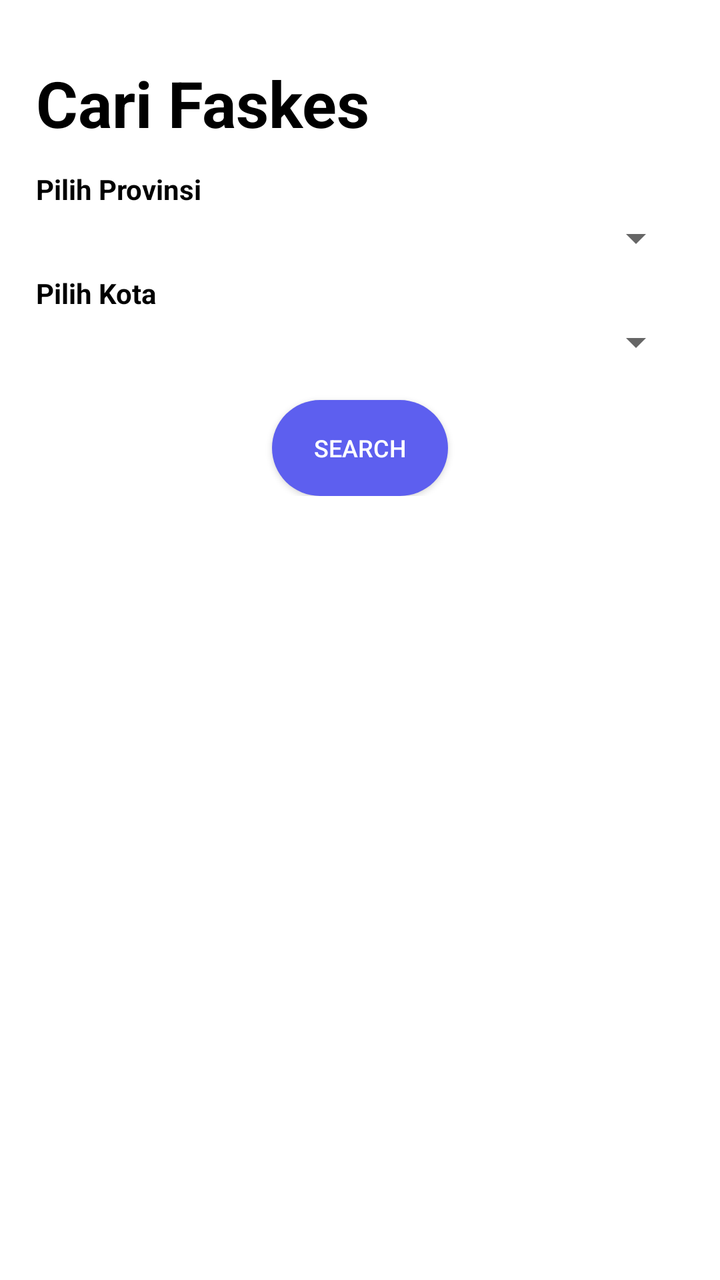
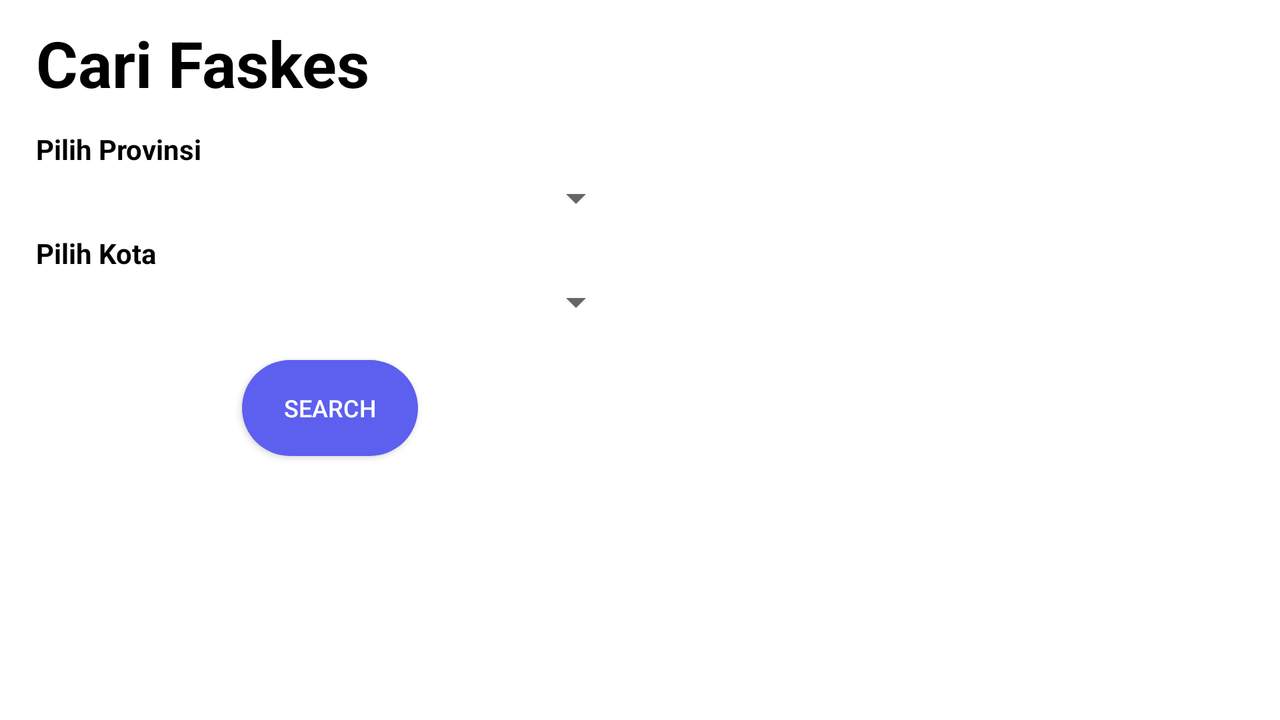

One screen, two layout resources from the same app: the default and the repository's alternative for another configuration. Each is rendered where Android would select it; the XML of both is given below.
<!-- AndroidManifest.xml: application theme Theme.PerluDilindungi -->
<!-- res/layout/fragment_faskes.xml -->
<?xml version="1.0" encoding="utf-8"?>
<androidx.constraintlayout.widget.ConstraintLayout xmlns:android="http://schemas.android.com/apk/res/android"
    xmlns:app="http://schemas.android.com/apk/res-auto"
    xmlns:tools="http://schemas.android.com/tools"
    android:layout_width="match_parent"
    android:layout_height="match_parent"
    android:layout_marginTop="30dp"
    android:layout_marginHorizontal="10dp"
    tools:context=".ui.faskes.FaskesFragment">

    <LinearLayout
        android:id="@+id/linearLayout_faskes_search"
        android:layout_width="match_parent"
        android:layout_height="wrap_content"
        android:orientation="vertical"
        app:layout_constraintEnd_toEndOf="parent"
        app:layout_constraintStart_toStartOf="parent"
        app:layout_constraintTop_toTopOf="parent">

        <TextView
            android:id="@+id/lbl_faskes_search"
            android:layout_width="match_parent"
            android:layout_height="wrap_content"
            android:layout_marginStart="8dp"
            android:layout_marginEnd="8dp"
            android:text="Cari Faskes"
            android:textColor="@color/black"
            android:textSize="32sp"
            android:textStyle="bold" />

        <TextView
            android:id="@+id/lbl_provinsi"
            android:layout_width="match_parent"
            android:layout_height="wrap_content"
            android:layout_marginStart="8dp"
            android:layout_marginTop="12dp"
            android:layout_marginEnd="8dp"
            android:text="Pilih Provinsi"
            android:textColor="@color/black"
            android:textStyle="bold" />

        <Spinner
            android:id="@+id/spinner_province"
            android:layout_width="match_parent"
            android:layout_height="wrap_content"
            android:layout_marginStart="8dp"
            android:layout_marginTop="3dp"
            android:layout_marginEnd="8dp"
            android:textAlignment="center" />

        <TextView
            android:id="@+id/lbl_kota"
            android:layout_width="match_parent"
            android:layout_height="wrap_content"
            android:layout_marginStart="8dp"
            android:layout_marginTop="6dp"
            android:layout_marginEnd="8dp"
            android:text="Pilih Kota"
            android:textColor="@color/black"
            android:textStyle="bold" />

        <Spinner
            android:id="@+id/spinner_city"
            android:layout_width="match_parent"
            android:layout_height="wrap_content"
            android:layout_marginStart="8dp"
            android:layout_marginTop="3dp"
            android:layout_marginEnd="8dp"
            android:textAlignment="center" />

        <androidx.appcompat.widget.AppCompatButton
            android:id="@+id/btn_search_faskes"
            android:layout_width="wrap_content"
            android:layout_height="wrap_content"
            android:layout_marginTop="17dp"
            android:background="@drawable/roundedbuttonpurple"
            android:paddingHorizontal="15dp"
            android:layout_gravity="center"
            android:text="Search"
            android:textColor="@color/white"
            android:textSize="12sp" />

    </LinearLayout>

    <androidx.recyclerview.widget.RecyclerView
        android:id="@+id/recyclerView_faskes"
        android:layout_width="match_parent"
        android:layout_height="wrap_content"
        android:layout_marginTop="15dp"
        android:paddingBottom="100dp"
        android:scrollbars="vertical"
        app:layoutManager="LinearLayoutManager"
        app:layout_constraintEnd_toEndOf="parent"
        app:layout_constraintStart_toStartOf="parent"
        app:layout_constraintTop_toBottomOf="@+id/linearLayout_faskes_search" />

</androidx.constraintlayout.widget.ConstraintLayout>
<!-- resources referenced by this layout -->
<resources>
  <color name="black">#FF000000</color>
  <color name="white">#FFFFFFFF</color>
  <!-- drawable roundedbuttonpurple (drawable) -->
  <?xml version="1.0" encoding="utf-8"?>
  <shape xmlns:android="http://schemas.android.com/apk/res/android"
      android:shape="rectangle">
      <solid android:color="#5D5FEF" />
      <corners android:bottomRightRadius="40dp"
          android:bottomLeftRadius="40dp"
          android:topRightRadius="40dp"
          android:topLeftRadius="40dp"/>
  </shape>
  <style name="Theme.PerluDilindungi" parent="Theme.MaterialComponents.DayNight.DarkActionBar">
          
          <item name="colorPrimary">@color/ic_launcher_background</item>
          <item name="colorPrimaryVariant">@color/tabBackgroundColor</item>
          <item name="colorOnPrimary">@color/white</item>
          
          <item name="colorSecondary">@color/teal_200</item>
          <item name="colorSecondaryVariant">@color/teal_700</item>
          <item name="colorOnSecondary">@color/black</item>
          
          <item name="android:statusBarColor" tools:targetApi="l">?attr/colorPrimaryVariant</item>
          
      </style>
  <color name="tabBackgroundColor">#41A7F6</color>
  <color name="teal_200">#FF03DAC5</color>
  <color name="teal_700">#FF018786</color>
</resources>
<!-- res/layout-land/fragment_faskes.xml (the repository's variant of the layout above) -->
<!-- drawn on the phone turned sideways -->
<?xml version="1.0" encoding="utf-8"?>
<androidx.constraintlayout.widget.ConstraintLayout xmlns:android="http://schemas.android.com/apk/res/android"
    xmlns:app="http://schemas.android.com/apk/res-auto"
    xmlns:tools="http://schemas.android.com/tools"
    android:layout_width="match_parent"
    android:layout_height="match_parent"
    android:layout_margin="10dp"
    tools:context=".ui.faskes.FaskesFragment">

    <LinearLayout
        android:layout_width="fill_parent"
        android:layout_height="match_parent"
        android:orientation="horizontal"
        app:layout_constraintEnd_toEndOf="parent"
        app:layout_constraintStart_toStartOf="parent"
        app:layout_constraintTop_toTopOf="parent">

        <LinearLayout
            android:id="@+id/linearLayout_faskes_search"
            android:layout_width="0dp"
            android:layout_height="match_parent"
            android:layout_weight="1"
            android:orientation="vertical">

            <TextView
                android:id="@+id/lbl_faskes_search"
                android:layout_width="match_parent"
                android:layout_height="wrap_content"
                android:layout_marginStart="8dp"
                android:layout_marginEnd="8dp"
                android:text="Cari Faskes"
                android:textColor="@color/black"
                android:textSize="32sp"
                android:textStyle="bold" />

            <TextView
                android:id="@+id/lbl_provinsi"
                android:layout_width="match_parent"
                android:layout_height="wrap_content"
                android:layout_marginStart="8dp"
                android:layout_marginTop="12dp"
                android:layout_marginEnd="8dp"
                android:text="Pilih Provinsi"
                android:textColor="@color/black"
                android:textStyle="bold" />

            <Spinner
                android:id="@+id/spinner_provinsi"
                android:layout_width="match_parent"
                android:layout_height="wrap_content"
                android:layout_marginStart="8dp"
                android:layout_marginTop="3dp"
                android:layout_marginEnd="8dp"
                android:textAlignment="center" />

            <TextView
                android:id="@+id/lbl_kota"
                android:layout_width="match_parent"
                android:layout_height="wrap_content"
                android:layout_marginStart="8dp"
                android:layout_marginTop="6dp"
                android:layout_marginEnd="8dp"
                android:text="Pilih Kota"
                android:textColor="@color/black"
                android:textStyle="bold" />

            <Spinner
                android:id="@+id/spinner_kota"
                android:layout_width="match_parent"
                android:layout_height="wrap_content"
                android:layout_marginStart="8dp"
                android:layout_marginTop="3dp"
                android:layout_marginEnd="8dp"
                android:textAlignment="center" />

            <androidx.appcompat.widget.AppCompatButton
                android:id="@+id/btn_search_faskes"
                android:layout_width="wrap_content"
                android:layout_height="wrap_content"
                android:layout_gravity="center"
                android:layout_marginTop="17dp"
                android:background="@drawable/roundedbuttonpurple"
                android:paddingHorizontal="15dp"
                android:text="Search"
                android:textColor="@color/white"
                android:textSize="12sp" />

        </LinearLayout>

        <androidx.recyclerview.widget.RecyclerView
            android:id="@+id/recyclerView_faskes"
            android:layout_width="0dp"
            android:layout_height="match_parent"
            android:layout_weight="1"
            android:scrollbars="vertical"
            app:layoutManager="LinearLayoutManager" />

    </LinearLayout>

</androidx.constraintlayout.widget.ConstraintLayout>
